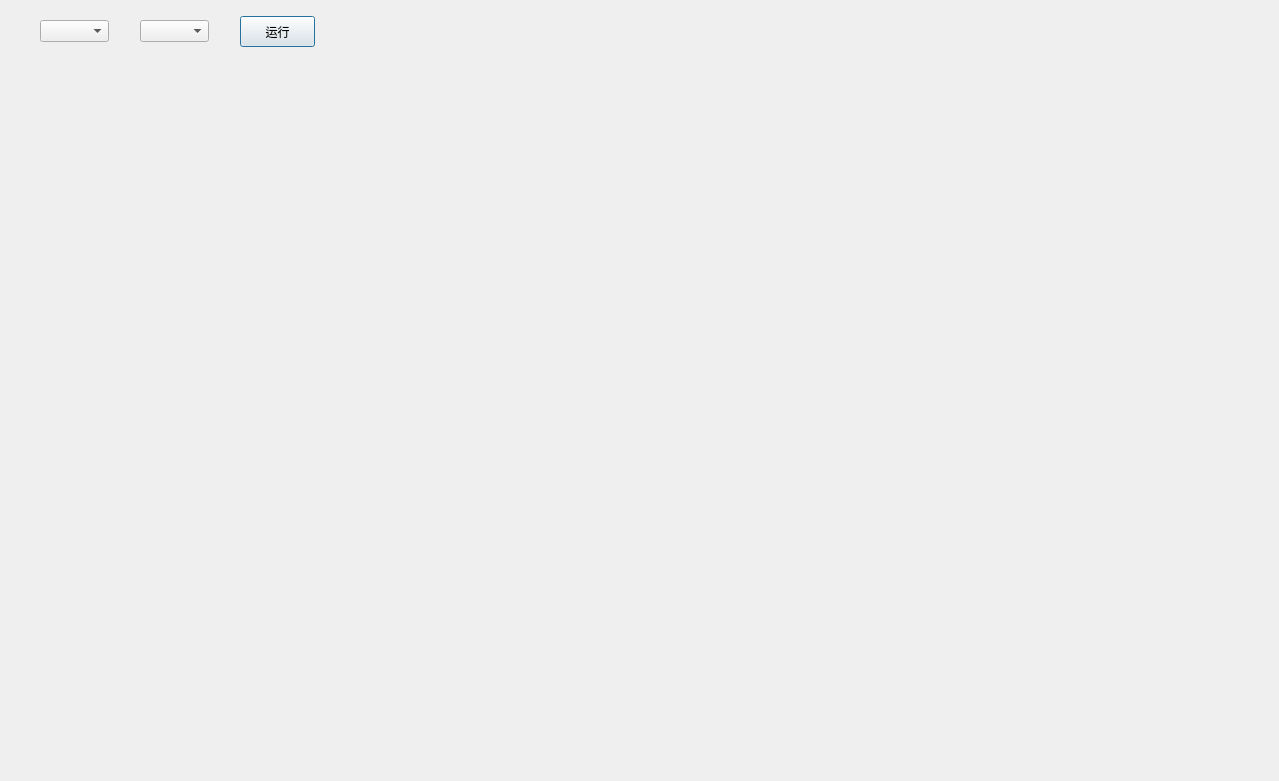
<?xml version="1.0" encoding="UTF-8"?>
<ui version="4.0">
 <class>MotusSerialDialog</class>
 <widget class="QDialog" name="MotusSerialDialog">
  <property name="geometry">
   <rect>
    <x>0</x>
    <y>0</y>
    <width>1279</width>
    <height>781</height>
   </rect>
  </property>
  <property name="windowTitle">
   <string>Dialog</string>
  </property>
  <widget class="QwtPlot" name="qwtPlot1">
   <property name="geometry">
    <rect>
     <x>-10</x>
     <y>80</y>
     <width>400</width>
     <height>331</height>
    </rect>
   </property>
  </widget>
  <widget class="QwtPlot" name="qwtPlot2">
   <property name="geometry">
    <rect>
     <x>410</x>
     <y>80</y>
     <width>400</width>
     <height>331</height>
    </rect>
   </property>
  </widget>
  <widget class="QwtPlot" name="qwtPlot3">
   <property name="geometry">
    <rect>
     <x>850</x>
     <y>80</y>
     <width>400</width>
     <height>331</height>
    </rect>
   </property>
  </widget>
  <widget class="QwtPlot" name="qwtPlot4">
   <property name="geometry">
    <rect>
     <x>0</x>
     <y>440</y>
     <width>400</width>
     <height>331</height>
    </rect>
   </property>
  </widget>
  <widget class="QwtPlot" name="qwtPlot5">
   <property name="geometry">
    <rect>
     <x>410</x>
     <y>440</y>
     <width>400</width>
     <height>331</height>
    </rect>
   </property>
  </widget>
  <widget class="QwtPlot" name="qwtPlot6">
   <property name="geometry">
    <rect>
     <x>850</x>
     <y>440</y>
     <width>400</width>
     <height>331</height>
    </rect>
   </property>
  </widget>
  <widget class="QComboBox" name="comBox">
   <property name="geometry">
    <rect>
     <x>40</x>
     <y>20</y>
     <width>69</width>
     <height>22</height>
    </rect>
   </property>
  </widget>
  <widget class="QComboBox" name="splitBox">
   <property name="geometry">
    <rect>
     <x>140</x>
     <y>20</y>
     <width>69</width>
     <height>22</height>
    </rect>
   </property>
  </widget>
  <widget class="QPushButton" name="runButton">
   <property name="geometry">
    <rect>
     <x>240</x>
     <y>16</y>
     <width>75</width>
     <height>31</height>
    </rect>
   </property>
   <property name="text">
    <string>运行</string>
   </property>
  </widget>
 </widget>
 <customwidgets>
  <customwidget>
   <class>QwtPlot</class>
   <extends>QFrame</extends>
   <header>qwt_plot.h</header>
   <container>1</container>
  </customwidget>
 </customwidgets>
 <resources/>
 <connections/>
</ui>
